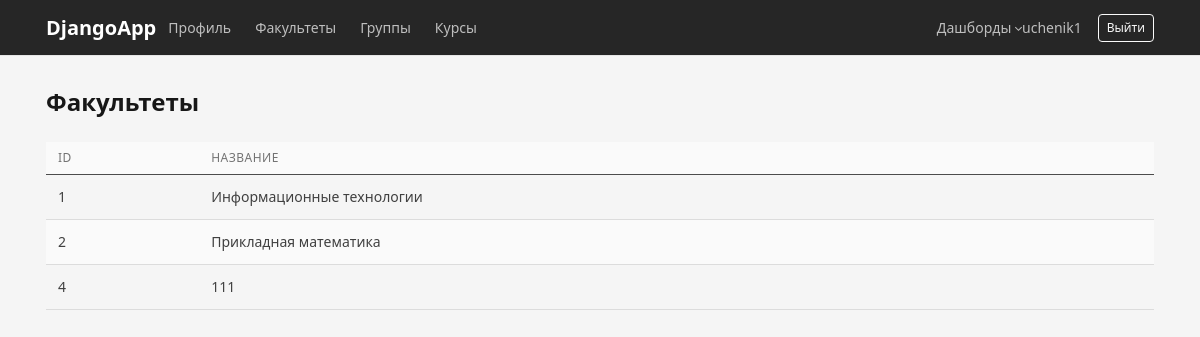
Page /departments/ (signed in) on the earlier database version.
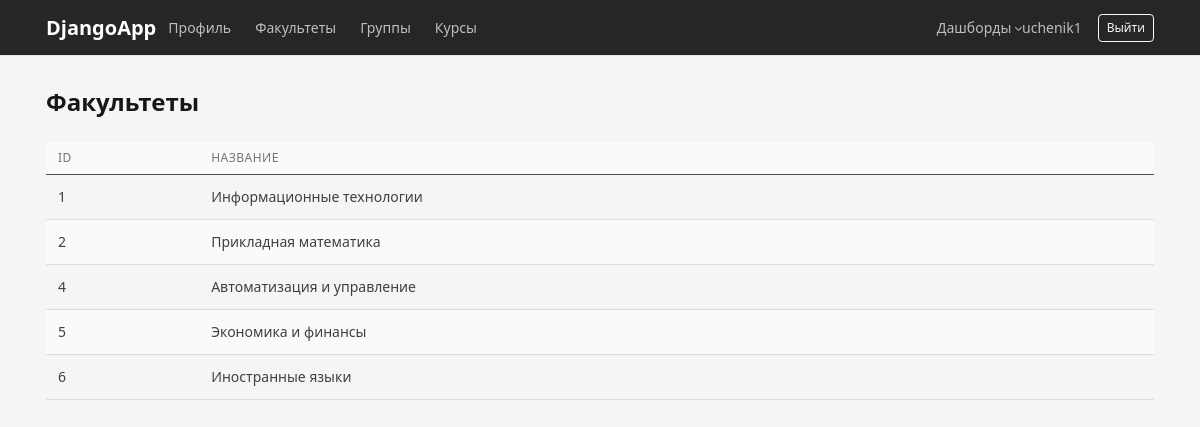
Same page on the later database version.
### accounts/models.py (models this page shows, shortened)
class Department(models.Model):
    name = models.CharField(max_length=200)

### accounts/views.py (the view)
@login_required
def department_list(request):
    departments = Department.objects.all()
    return render(
        request,
        'department_list.html',
        {
            'departments': departments,
            'is_methodist': is_methodist(request.user),
        }
    )

### accounts/views.py (called while the page is built)
def is_methodist(user):
    return user.groups.filter(name='Методист').exists()

### templates/department_list.html (shortened to what this page needs)
{% extends 'base.html' %}
{% block content %}
<div class="d-flex justify-content-between mb-3">
    <h1>Факультеты</h1>
</div>
<table class="table table-striped">
    <thead class="table-dark">
        <tr>
            <th>ID</th>
            <th>Название</th>
        </tr>
    </thead>
    <tbody>
        {% for department in departments %}
        <tr>
            <td>{{ department.id }}</td>
            <td>{{ department.name }}</td>
        </tr>
        {% empty %}
        <tr>
            <td colspan="3" class="text-center">Факультетов пока нет.</td>
        </tr>
        {% endfor %}
    </tbody>
</table>
{% endblock %}

Differences in the rows shown:
changed Department id 4: name "111" → "Автоматизация и управление"
added Department: id "5", name "Экономика и финансы"
added Department: id "6", name "Иностранные языки"
